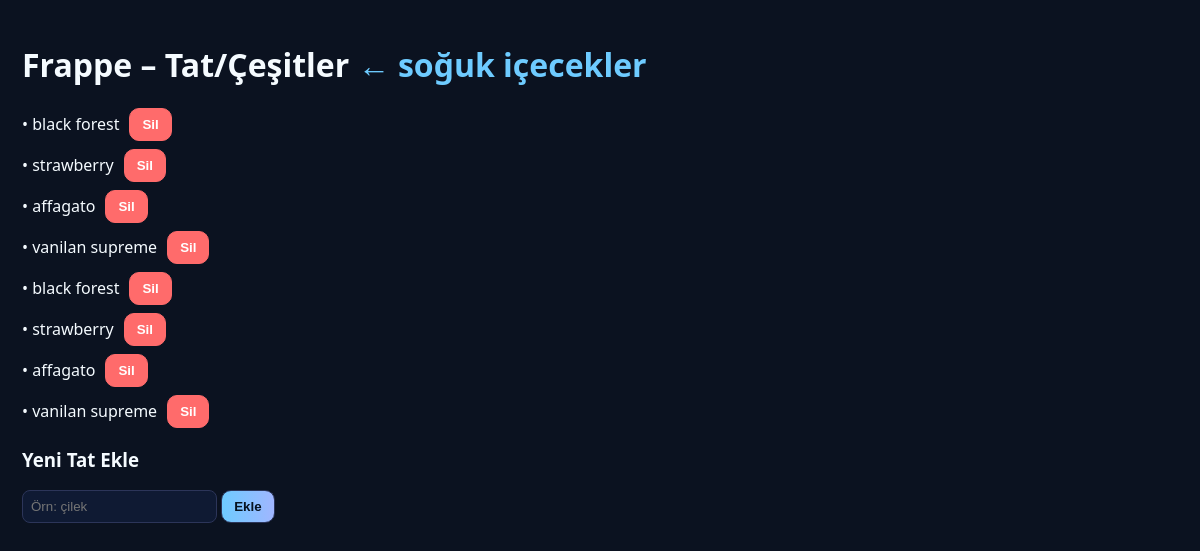
Page /admin/cold/2/flavors (signed in) on the committed database.
### tables this page shows
CREATE TABLE categories(
  id INTEGER PRIMARY KEY AUTOINCREMENT,
  group_name TEXT NOT NULL,    -- "Soğuk İçecekler"
  title TEXT NOT NULL,         -- "Milkshake", "Frappe", ...
  price REAL NOT NULL,
  img TEXT NOT NULL,
  sort_order INTEGER DEFAULT 999
);

CREATE TABLE flavors(
  id INTEGER PRIMARY KEY AUTOINCREMENT,
  category_id INTEGER NOT NULL,
  name TEXT NOT NULL,
  FOREIGN KEY(category_id) REFERENCES categories(id) ON DELETE CASCADE
);

### app.py (the view)
@app.route("/admin/cold/<int:cid>/flavors")
def admin_flavors(cid):
    if not require_login():
        return redirect(url_for("admin_login"))
    conn = get_db()
    cat = conn.execute("SELECT * FROM categories WHERE id=?", (cid,)).fetchone()
    fls = conn.execute("SELECT id, name FROM flavors WHERE category_id=? ORDER BY id ASC", (cid,)).fetchall()
    conn.close()
    return render_template("admin_flavors.html", cat=cat, flavors=fls)

### app.py (called while the page is built)
def get_db():
    conn = sqlite3.connect(DB)
    conn.row_factory = sqlite3.Row
    return conn

def require_login():
    return ("user" in session)

### templates/admin_flavors.html (shortened to what this page needs)
<!doctype html>
<html lang="tr">
<head>
</head>
<body>
  <h1>{{cat.title}} – Tat/Çeşitler <a href="/admin/cold">← soğuk içecekler</a></h1>
  <ul>
    {% for f in flavors %}
      <li>
        <span>• {{f.name}}</span>
        <form method="post" action="/admin/flavor/{{f.id}}/delete" onsubmit="return confirm('Silinsin mi?');">
          <button class="btn danger" type="submit">Sil</button>
        </form>
      </li>
    {% endfor %}
  </ul>
  <h3>Yeni Tat Ekle</h3>
  <form method="post" action="/admin/cold/{{cat.id}}/flavors/add">
    <input name="name" placeholder="Örn: çilek" required>
    <button class="btn" type="submit">Ekle</button>
  </form>
</body>
</html>

### templates/admin_flavors.html (style rules this page uses)
body { font-family:system-ui, sans-serif; background:#0b1220; color:#f5fbff; margin:0; padding:22px }
.btn { padding:8px 12px; border-radius:10px; border:1px solid #2c3559; background:linear-gradient(90deg,#6ecbff,#a0b6ff); color:#06121f; font-weight:800; cursor:pointer; text-decoration:none }
.danger { background:#ff6b6b; border-color:#ff6b6b; color:#fff }
ul { list-style:none; padding:0 }
li { display:flex; align-items:center; gap:10px; margin-bottom:8px }
input { padding:8px; border-radius:8px; border:1px solid #2c3559; background:#0f1a33; color:#fff }
form { display:inline }
a { color:#6ecbff; text-decoration:none }

### rows in the picture
categories: title "Frappe"
flavors: name "black forest"
flavors: name "strawberry"
flavors: name "affagato"
flavors: name "vanilan supreme"
flavors: name "black forest"
flavors: name "strawberry"
flavors: name "affagato"
flavors: name "vanilan supreme"
